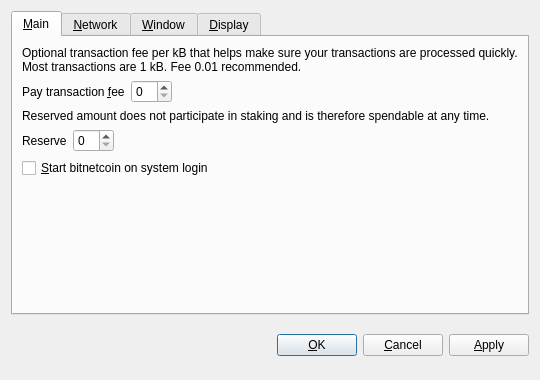
<?xml version="1.0" encoding="UTF-8"?>
<ui version="4.0">
 <class>OptionsDialog</class>
 <widget class="QDialog" name="OptionsDialog">
  <property name="geometry">
   <rect>
    <x>0</x>
    <y>0</y>
    <width>540</width>
    <height>380</height>
   </rect>
  </property>
  <property name="windowTitle">
   <string>Options</string>
  </property>
  <property name="modal">
   <bool>true</bool>
  </property>
  <layout class="QVBoxLayout" name="verticalLayout">
   <item>
    <widget class="QTabWidget" name="tabWidget">
     <property name="tabPosition">
      <enum>QTabWidget::North</enum>
     </property>
     <property name="currentIndex">
      <number>0</number>
     </property>
     <widget class="QWidget" name="tabMain">
      <attribute name="title">
       <string>&amp;Main</string>
      </attribute>
      <layout class="QVBoxLayout" name="verticalLayout_Main">
       <item>
        <widget class="QLabel" name="transactionFeeInfoLabel">
         <property name="text">
          <string>Optional transaction fee per kB that helps make sure your transactions are processed quickly. Most transactions are 1 kB. Fee 0.01 recommended.</string>
         </property>
         <property name="textFormat">
          <enum>Qt::PlainText</enum>
         </property>
         <property name="wordWrap">
          <bool>true</bool>
         </property>
        </widget>
       </item>
       <item>
        <layout class="QHBoxLayout" name="horizontalLayoutFee">
         <item>
          <widget class="QLabel" name="transactionFeeLabel">
           <property name="text">
            <string>Pay transaction &amp;fee</string>
           </property>
           <property name="textFormat">
            <enum>Qt::PlainText</enum>
           </property>
           <property name="buddy">
            <cstring>transactionFee</cstring>
           </property>
          </widget>
         </item>
         <item>
          <widget class="BitcoinAmountField" name="transactionFee"/>
         </item>
         <item>
          <spacer name="horizontalSpacerFee">
           <property name="orientation">
            <enum>Qt::Horizontal</enum>
           </property>
           <property name="sizeHint" stdset="0">
            <size>
             <width>40</width>
             <height>20</height>
            </size>
           </property>
          </spacer>
         </item>
        </layout>
       </item>
       <item>
        <widget class="QLabel" name="reserveBalanceInfoLabel">
         <property name="text">
          <string>Reserved amount does not participate in staking and is therefore spendable at any time.</string>
         </property>
         <property name="textFormat">
          <enum>Qt::PlainText</enum>
         </property>
         <property name="wordWrap">
          <bool>true</bool>
         </property>
        </widget>
       </item>
       <item>
        <layout class="QHBoxLayout" name="horizontalLayoutReserveBalance">
         <item>
          <widget class="QLabel" name="reserveBalanceLabel">
           <property name="text">
            <string>Reserve</string>
           </property>
           <property name="textFormat">
            <enum>Qt::PlainText</enum>
           </property>
           <property name="buddy">
            <cstring>reserveBalance</cstring>
           </property>
          </widget>
         </item>
         <item>
          <widget class="BitcoinAmountField" name="reserveBalance"/>
         </item>
         <item>
          <spacer name="horizontalSpacerReserveBalance">
           <property name="orientation">
            <enum>Qt::Horizontal</enum>
           </property>
           <property name="sizeHint" stdset="0">
            <size>
             <width>40</width>
             <height>20</height>
            </size>
           </property>
          </spacer>
         </item>
        </layout>
       </item>
       <item>
        <widget class="QCheckBox" name="bitcoinAtStartup">
         <property name="toolTip">
          <string>Automatically start bitnetcoin after logging in to the system.</string>
         </property>
         <property name="text">
          <string>&amp;Start bitnetcoin on system login</string>
         </property>
        </widget>
       </item>
       <item>
        <spacer name="verticalSpacer_Main">
         <property name="orientation">
          <enum>Qt::Vertical</enum>
         </property>
         <property name="sizeHint" stdset="0">
          <size>
           <width>20</width>
           <height>40</height>
          </size>
         </property>
        </spacer>
       </item>
      </layout>
     </widget>
     <widget class="QWidget" name="tabNetwork">
      <attribute name="title">
       <string>&amp;Network</string>
      </attribute>
      <layout class="QVBoxLayout" name="verticalLayout_Network">
       <item>
        <widget class="QCheckBox" name="mapPortUpnp">
         <property name="toolTip">
          <string>Automatically open the bitnetcoin client port on the router. This only works when your router supports UPnP and it is enabled.</string>
         </property>
         <property name="text">
          <string>Map port using &amp;UPnP</string>
         </property>
        </widget>
       </item>
       <item>
        <widget class="QCheckBox" name="connectSocks">
         <property name="toolTip">
          <string>Connect to the bitnetcoin network through a SOCKS proxy (e.g. when connecting through Tor).</string>
         </property>
         <property name="text">
          <string>&amp;Connect through SOCKS proxy:</string>
         </property>
        </widget>
       </item>
       <item>
        <layout class="QHBoxLayout" name="horizontalLayout_Network">
         <item>
          <widget class="QLabel" name="proxyIpLabel">
           <property name="text">
            <string>Proxy &amp;IP:</string>
           </property>
           <property name="textFormat">
            <enum>Qt::PlainText</enum>
           </property>
           <property name="buddy">
            <cstring>proxyIp</cstring>
           </property>
          </widget>
         </item>
         <item>
          <widget class="QValidatedLineEdit" name="proxyIp">
           <property name="maximumSize">
            <size>
             <width>140</width>
             <height>16777215</height>
            </size>
           </property>
           <property name="toolTip">
            <string>IP address of the proxy (e.g. 127.0.0.1)</string>
           </property>
          </widget>
         </item>
         <item>
          <widget class="QLabel" name="proxyPortLabel">
           <property name="text">
            <string>&amp;Port:</string>
           </property>
           <property name="textFormat">
            <enum>Qt::PlainText</enum>
           </property>
           <property name="buddy">
            <cstring>proxyPort</cstring>
           </property>
          </widget>
         </item>
         <item>
          <widget class="QLineEdit" name="proxyPort">
           <property name="maximumSize">
            <size>
             <width>55</width>
             <height>16777215</height>
            </size>
           </property>
           <property name="toolTip">
            <string>Port of the proxy (e.g. 9050)</string>
           </property>
          </widget>
         </item>
         <item>
          <widget class="QLabel" name="socksVersionLabel">
           <property name="text">
            <string>SOCKS &amp;Version:</string>
           </property>
           <property name="textFormat">
            <enum>Qt::PlainText</enum>
           </property>
           <property name="buddy">
            <cstring>socksVersion</cstring>
           </property>
          </widget>
         </item>
         <item>
          <widget class="QValueComboBox" name="socksVersion">
           <property name="toolTip">
            <string>SOCKS version of the proxy (e.g. 5)</string>
           </property>
          </widget>
         </item>
         <item>
          <spacer name="horizontalSpacer_Network">
           <property name="orientation">
            <enum>Qt::Horizontal</enum>
           </property>
           <property name="sizeHint" stdset="0">
            <size>
             <width>40</width>
             <height>20</height>
            </size>
           </property>
          </spacer>
         </item>
        </layout>
       </item>
       <item>
        <spacer name="verticalSpacer_Network">
         <property name="orientation">
          <enum>Qt::Vertical</enum>
         </property>
         <property name="sizeHint" stdset="0">
          <size>
           <width>20</width>
           <height>40</height>
          </size>
         </property>
        </spacer>
       </item>
      </layout>
     </widget>
     <widget class="QWidget" name="tabWindow">
      <attribute name="title">
       <string>&amp;Window</string>
      </attribute>
      <layout class="QVBoxLayout" name="verticalLayout_Window">
       <item>
        <widget class="QCheckBox" name="minimizeToTray">
         <property name="toolTip">
          <string>Show only a tray icon after minimizing the window.</string>
         </property>
         <property name="text">
          <string>&amp;Minimize to the tray instead of the taskbar</string>
         </property>
        </widget>
       </item>
       <item>
        <widget class="QCheckBox" name="minimizeOnClose">
         <property name="toolTip">
          <string>Minimize instead of exit the application when the window is closed. When this option is enabled, the application will be closed only after selecting Quit in the menu.</string>
         </property>
         <property name="text">
          <string>M&amp;inimize on close</string>
         </property>
        </widget>
       </item>
       <item>
        <spacer name="verticalSpacer_Window">
         <property name="orientation">
          <enum>Qt::Vertical</enum>
         </property>
         <property name="sizeHint" stdset="0">
          <size>
           <width>20</width>
           <height>40</height>
          </size>
         </property>
        </spacer>
       </item>
      </layout>
     </widget>
     <widget class="QWidget" name="tabDisplay">
      <attribute name="title">
       <string>&amp;Display</string>
      </attribute>
      <layout class="QVBoxLayout" name="verticalLayout_Display">
       <item>
        <layout class="QHBoxLayout" name="horizontalLayout_1_Display">
         <item>
          <widget class="QLabel" name="langLabel">
           <property name="text">
            <string>User Interface &amp;language:</string>
           </property>
           <property name="textFormat">
            <enum>Qt::PlainText</enum>
           </property>
           <property name="buddy">
            <cstring>lang</cstring>
           </property>
          </widget>
         </item>
         <item>
          <widget class="QValueComboBox" name="lang">
           <property name="toolTip">
            <string>The user interface language can be set here. This setting will take effect after restarting bitnetcoin.</string>
           </property>
          </widget>
         </item>
        </layout>
       </item>
       <item>
        <layout class="QHBoxLayout" name="horizontalLayout_2_Display">
         <item>
          <widget class="QLabel" name="unitLabel">
           <property name="text">
            <string>&amp;Unit to show amounts in:</string>
           </property>
           <property name="textFormat">
            <enum>Qt::PlainText</enum>
           </property>
           <property name="buddy">
            <cstring>unit</cstring>
           </property>
          </widget>
         </item>
         <item>
          <widget class="QValueComboBox" name="unit">
           <property name="toolTip">
            <string>Choose the default subdivision unit to show in the interface and when sending coins.</string>
           </property>
          </widget>
         </item>
        </layout>
       </item>
       <item>
        <widget class="QCheckBox" name="displayAddresses">
         <property name="toolTip">
          <string>Whether to show bitnetcoin addresses in the transaction list or not.</string>
         </property>
         <property name="text">
          <string>&amp;Display addresses in transaction list</string>
         </property>
        </widget>
       </item>
       <item>
        <widget class="QCheckBox" name="coinControlFeatures">
         <property name="toolTip">
          <string>Whether to show coin control features or not.</string>
         </property>
         <property name="text">
          <string>Display coin &amp;control features (experts only!)</string>
         </property>
        </widget>
       </item>
       <item>
        <spacer name="verticalSpacer_Display">
         <property name="orientation">
          <enum>Qt::Vertical</enum>
         </property>
         <property name="sizeHint" stdset="0">
          <size>
           <width>20</width>
           <height>40</height>
          </size>
         </property>
        </spacer>
       </item>
      </layout>
     </widget>
    </widget>
   </item>
   <item>
    <layout class="QHBoxLayout" name="horizontalLayout_Buttons">
     <item>
      <spacer name="horizontalSpacer_1">
       <property name="orientation">
        <enum>Qt::Horizontal</enum>
       </property>
       <property name="sizeHint" stdset="0">
        <size>
         <width>40</width>
         <height>48</height>
        </size>
       </property>
      </spacer>
     </item>
     <item>
      <widget class="QLabel" name="statusLabel">
       <property name="font">
        <font>
         <weight>75</weight>
         <bold>true</bold>
        </font>
       </property>
       <property name="text">
        <string/>
       </property>
       <property name="textFormat">
        <enum>Qt::PlainText</enum>
       </property>
       <property name="wordWrap">
        <bool>true</bool>
       </property>
      </widget>
     </item>
     <item>
      <spacer name="horizontalSpacer_2">
       <property name="orientation">
        <enum>Qt::Horizontal</enum>
       </property>
       <property name="sizeHint" stdset="0">
        <size>
         <width>40</width>
         <height>48</height>
        </size>
       </property>
      </spacer>
     </item>
     <item>
      <widget class="QPushButton" name="okButton">
       <property name="text">
        <string>&amp;OK</string>
       </property>
      </widget>
     </item>
     <item>
      <widget class="QPushButton" name="cancelButton">
       <property name="text">
        <string>&amp;Cancel</string>
       </property>
       <property name="autoDefault">
        <bool>false</bool>
       </property>
      </widget>
     </item>
     <item>
      <widget class="QPushButton" name="applyButton">
       <property name="text">
        <string>&amp;Apply</string>
       </property>
       <property name="autoDefault">
        <bool>false</bool>
       </property>
      </widget>
     </item>
    </layout>
   </item>
  </layout>
 </widget>
 <customwidgets>
  <customwidget>
   <class>BitcoinAmountField</class>
   <extends>QSpinBox</extends>
   <header>bitcoinamountfield.h</header>
  </customwidget>
  <customwidget>
   <class>QValueComboBox</class>
   <extends>QComboBox</extends>
   <header>qvaluecombobox.h</header>
  </customwidget>
  <customwidget>
   <class>QValidatedLineEdit</class>
   <extends>QLineEdit</extends>
   <header>qvalidatedlineedit.h</header>
  </customwidget>
 </customwidgets>
 <resources/>
 <connections/>
</ui>
